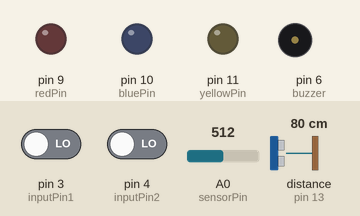
A sketch run on a simulated Arduino Uno, built with avr-gcc and run on an emulated ATmega328P. On the bench: output pins drawn as LEDs (lit = HIGH), buzzer (waves = sounding, pin HIGH). Wiring (inferred from the names in the program): ultrasonic range finder: trigger pin 12; echo pin 13. The test bench sets the inputs (shaded band); at power-on: distance to the obstacle (sensor on pin 13) 80 cm, A0 (sensorPin) = 512, pin 3 (inputPin1) LOW, pin 4 (inputPin2) LOW. The echo pulse lasts 58.3 µs per cm; pins used as bus, display or sensor lines are not drawn; what the sketch prints to the serial monitor is not drawn.

Above: at 18.0 s.
18.1 s: distance to the obstacle (sensor on pin 13) set to 24 cm
33.1 s: distance to the obstacle (sensor on pin 13) set to 19 cm
At 41.3 s:
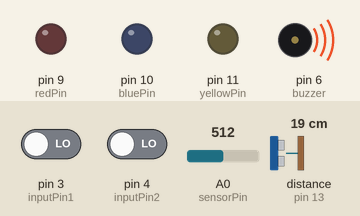
48.1 s: A0 (sensorPin) set to 581
63.1 s: A0 (sensorPin) set to 607
At 81.6 s:
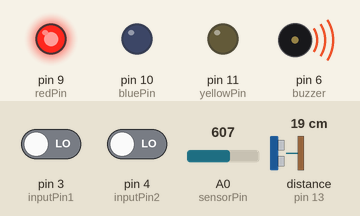
Timing chart, 0 to 81.9 s (numbered marks = the images above; inputs shaded):
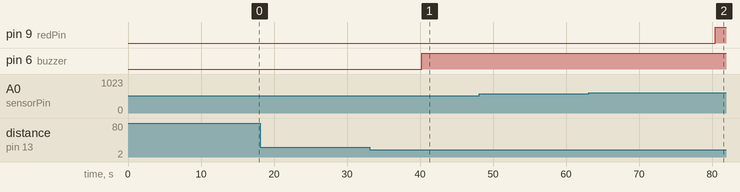

The sketch:

buzzer_fsr_crash.ino
```cpp
// defines pins numbers
const int trigPin = 12;
const int echoPin = 13;
const int buzzer = 6;
const byte redPin = 9;
const byte bluePin = 10;
const byte yellowPin = 11;
const byte sensorPin = A0;
int inputPin1 = 3;
int inputPin2 = 4;


// defines variables
long duration;
int distance;
int safetyDistance;


void setup() {
  //Serial.begin(115200);
  Serial.begin(9600);
   pinMode(trigPin, OUTPUT); // Sets the trigPin as an Output
   pinMode(echoPin, INPUT); // Sets the echoPin as an Input
   pinMode(buzzer, OUTPUT);
   pinMode(redPin, OUTPUT);
   pinMode(bluePin, OUTPUT);
   pinMode(yellowPin, OUTPUT);
   pinMode(inputPin1, INPUT);
   pinMode(inputPin2, INPUT);
}


void loop() {
// Clears the trigPin
digitalWrite(trigPin, LOW);
delayMicroseconds(2);

// Sets the trigPin on HIGH state for 10 micro seconds
digitalWrite(trigPin, HIGH);
delayMicroseconds(10);
digitalWrite(trigPin, LOW);

// Reads the echoPin, returns the sound wave travel time in microseconds
duration = pulseIn(echoPin, HIGH);

// Calculating the distance
distance= duration*0.034/2;

safetyDistance = distance;
if (safetyDistance <= 20){
  digitalWrite(buzzer, HIGH);
}
else{
  digitalWrite(buzzer, LOW);
}

// Prints the distance on the Serial Monitor
//Serial.print("Distance: ");
//Serial.println(distance);

//fsr part
int sensorValue = analogRead(sensorPin); // read sensor
   if (sensorValue >= 0 && sensorValue <= 599) // all off
   {
      digitalWrite(redPin, LOW);
      digitalWrite(bluePin, LOW);
      digitalWrite(yellowPin, LOW);
   }
   else if (sensorValue >= 600 && sensorValue <= 799)  // red on
   {
      digitalWrite(redPin, HIGH);
      digitalWrite(bluePin, LOW);
      digitalWrite(yellowPin, LOW);
   }
   else if (sensorValue >= 800 && sensorValue <= 899) // blue on
   {
      digitalWrite(redPin, HIGH);
      digitalWrite(bluePin, HIGH);
      digitalWrite(yellowPin, LOW);
   }
   else if (sensorValue >= 900 && sensorValue <= 1023) // yellow on
   {
      digitalWrite(redPin, HIGH);
      digitalWrite(bluePin, HIGH);
      digitalWrite(yellowPin, HIGH);
   }
   //crash part
   int val1 = digitalRead(inputPin1);
  int val2 = digitalRead(inputPin2);  // read input value
  if (val1 == HIGH) {
    Serial.print("n");
    delay(400) ;              // check if the input is HIGH
  } else {
    Serial.print("d");
    delay(10000);
  }
  delay(50);
if (val2 == HIGH) {                // check if the input is HIGH
  } else {
    Serial.print("d");
    delay(10000);
  }
  delay(50);

}
```

Measured:
- the behaviour switches between 22 and 21 cm on distance to the obstacle (sensor on pin 13) (found by bisection; images 0 and 1)
- the behaviour switches between 599 and 600 on A0 (sensorPin) (found by bisection; images 1 and 2)
- after the input at 18.1 s, every drawn part: stays the same
- after the input at 33.1 s, pin 6 (buzzer): LOW → HIGH after 7.1 s
- after the input at 48.1 s, every drawn part: stays the same
- after the input at 63.1 s, pin 9 (redPin): LOW → HIGH after 17.3 s
